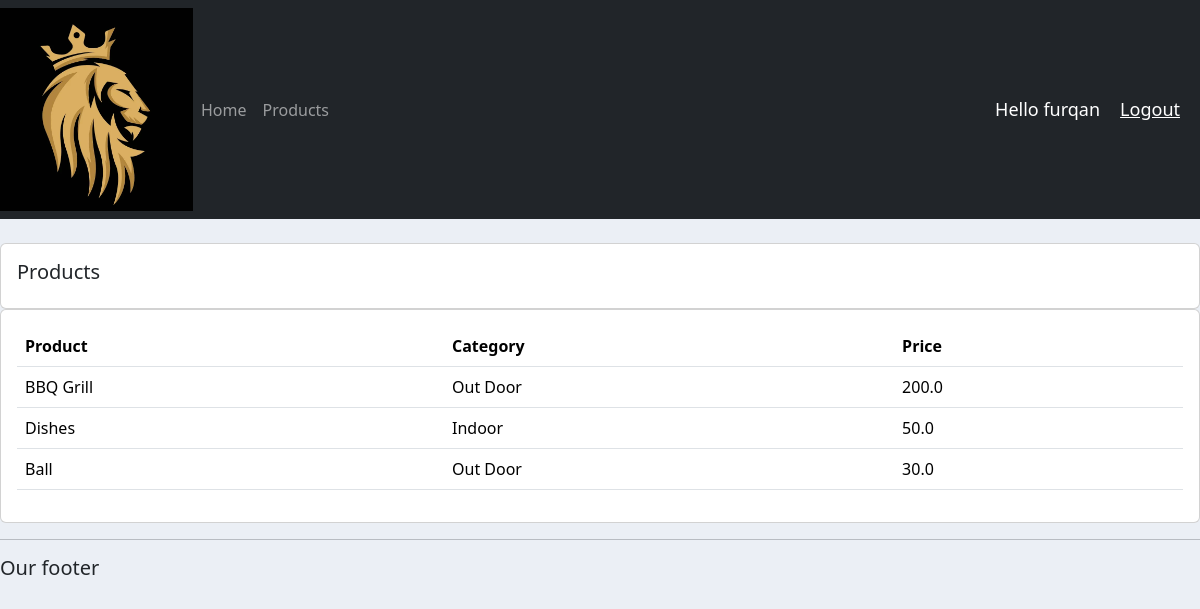
Screenshot of /products/ (signed in) with the database file from the repository.
### accounts/models.py (models this page shows, shortened)
class Product(models.Model):
    CATEGORY = (
        ('Indoor', 'Indoor'),  # Product category for indoor use
        ('Out Door', 'Out Door')  # Product category for outdoor use
    )
    name = models.CharField(max_length=200, null=True)  # Name of the product
    price = models.FloatField(null=True)  # Price of the product
    category = models.CharField(max_length=200, null=True, choices=CATEGORY)  # Product category
    description = models.CharField(max_length=200, null=True, blank=True)  # Description of the product
    date_created = models.DateField(auto_now_add=True, null=True)  # Date when the product was created
    tag = models.ManyToManyField(Tag)  # Tags associated with the product

### accounts/decorators.py (the view)
    def wrapper_func(request, *args, **kwargs):
        group = None
        if request.user.groups.exists():
            group = request.user.groups.all()[0].name
        if group == "customer":
            return redirect("user")
        if group == "admin":
            return view_func(request, *args, **kwargs)
        return HttpResponse('You are not authorized to view this page', status=403)

### accounts/views.py (called while the page is built)
@login_required(login_url='login')
@admin_only
def products(request):
    products = Product.objects.all()
    template = loader.get_template("accounts/products.html")
    context = {"products": products}
    return HttpResponse(template.render(context, request))

### accounts/templates/accounts/products.html
{% extends 'accounts/main.html' %}
{% block content %}
    <br>
    <div class="row">
        <div class="col-md">
            <div class="card card-body">
                <h5>Products</h5>
            </div>
            <div class="card card-body">
                <table class="table">
                    <thead>
                        <tr>
                            <th>Product</th>
                            <th>Category</th>
                            <th>Price</th>
                        </tr>
                    </thead>
                    <tbody>
                        {% for i in products %}
                        <tr>
                            <td>{{ i.name }}</td>
                            <td>{{ i.category }}</td>
                            <td>{{ i.price }}</td>
                        </tr>
                        {% endfor %}
                    </tbody>
                </table>
            </div>
        </div>
    </div>
{% endblock %}

### accounts/templates/accounts/navbar.html (shortened to what this page needs)
{% load static %}
<nav class="navbar navbar-expand-lg navbar-dark bg-dark">
  <img src="{% static 'images/logo.png' %}" alt="Logo">
  <div class="collapse navbar-collapse" id="navbarNav">
    <ul class="navbar-nav">
      {% if request.user.is_staff %}
        <li class="nav-item active">
          <a class="nav-link" href="{% url 'home' %}">Home</a>
        </li>
        <li class="nav-item">
          <a class="nav-link" href="{% url 'products' %}">Products</a>
        </li>
      {% else %}
        <li class="nav-item">
          <a class="nav-link" href="{% url 'account' %}">Settings</a>
        </li>
      {% endif %}
    </ul>
  </div>
  <span class="hello-msg">Hello {{ request.user.username }}</span>
  <span><a class="hello-msg" href="{% url 'logout' %}">Logout</a></span>
</nav>

### static/css/main.css (style rules this page uses)
body { background-color:#ebeff5; }

### accounts/templates/accounts/navbar.html (style rules this page uses)
.hello-msg { font-size: 18px; color: #fff; margin-right: 20px; }

### rows the page displays
Product: name "BBQ Grill", category "Out Door", price "200.0"
Product: name "Dishes", category "Indoor", price "50.0"
Product: name "Ball", category "Out Door", price "30.0"

### other values shown
{{ request.user.username }} "furqan"
